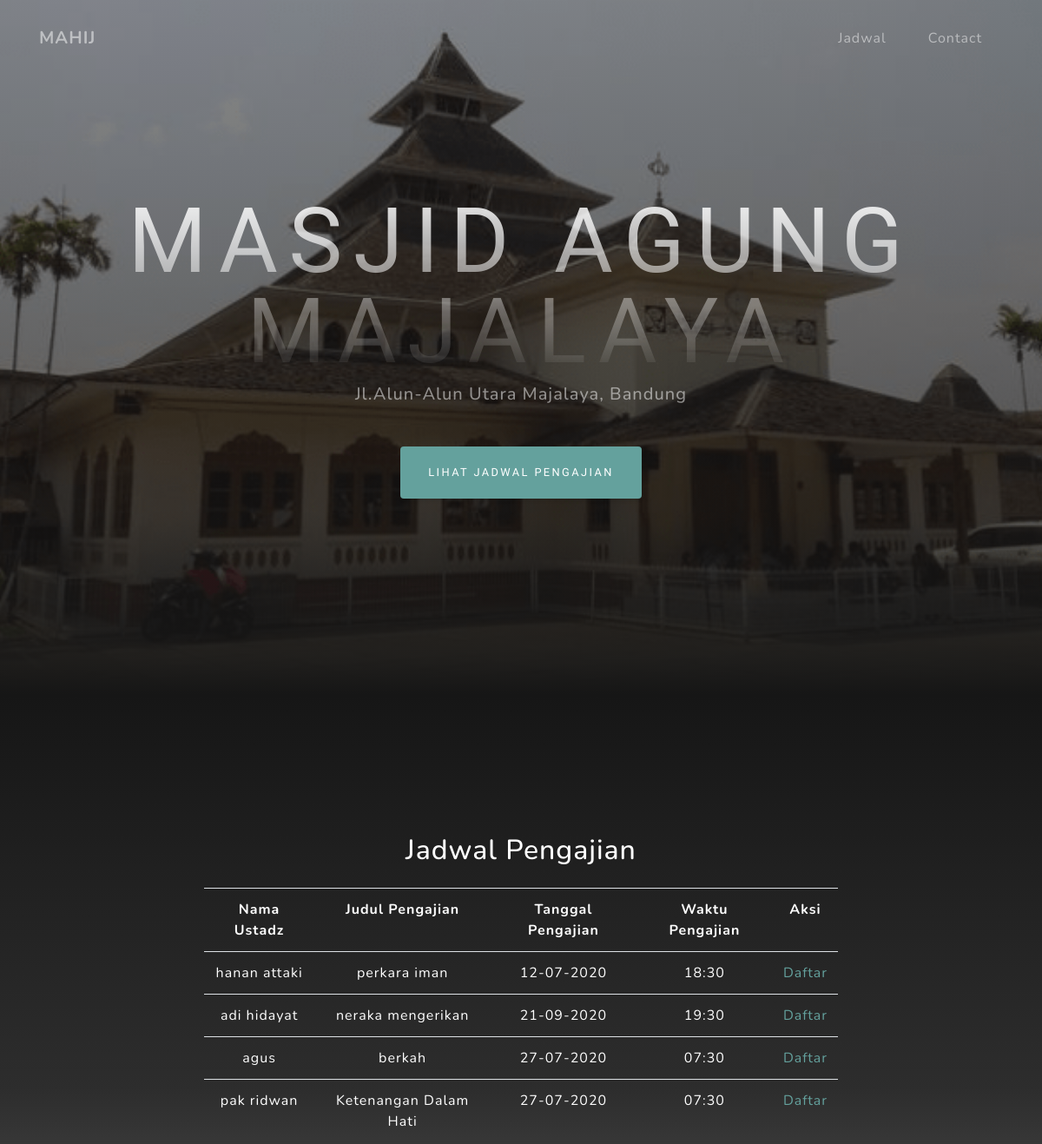
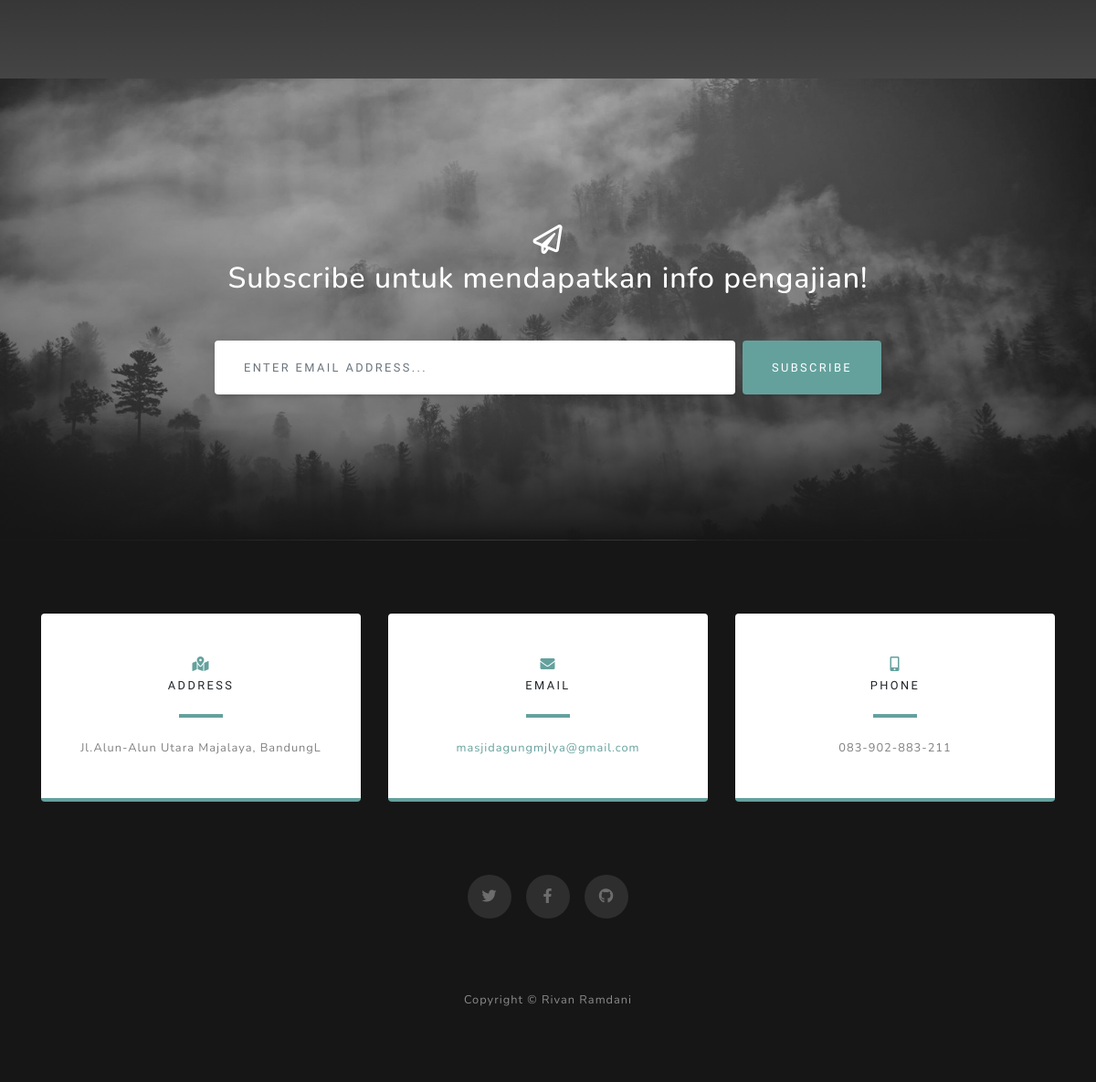
The page / on the database its author committed (2 pictures, top to bottom).
### tables this page shows
CREATE TABLE `pengajian` (
  `id_pengajian` int(11) NOT NULL,
  `nama_ustadz` varchar(128) NOT NULL,
  `judul_pengajian` varchar(256) NOT NULL,
  `tanggal_pengajian` date NOT NULL,
  `jam` varchar(10) NOT NULL
);

### index.php (the view, shortened to what this page needs)
<?php
	require_once 'function/koneksi.php';
?>
<!DOCTYPE html>
<html lang="en">
<head>
  <link href="assets/vendor/bootstrap/css/bootstrap.min.css" rel="stylesheet">
  <link href="assets/vendor/fontawesome-free/css/all.min.css" rel="stylesheet">
  <link href="assets/css/grayscale.css" rel="stylesheet">
</head>
<body id="page-top">
  <nav class="navbar navbar-expand-lg navbar-light fixed-top" id="mainNav">
    <div class="container">
      <a class="navbar-brand js-scroll-trigger" href="#page-top">MAHIJ</a>
      <div class="collapse navbar-collapse" id="navbarResponsive">
        <ul class="navbar-nav ml-auto">
          <li class="nav-item">
            <a class="nav-link js-scroll-trigger" href="#about">Jadwal</a>
          </li>
          <li class="nav-item">
            <a class="nav-link js-scroll-trigger" href="#signup">Contact</a>
          </li>
        </ul>
      </div>
    </div>
  </nav>
  <header class="masthead">
    <div class="container d-flex h-100 align-items-center">
      <div class="mx-auto text-center">
        <h1 class="mx-auto my-0 text-uppercase">Masjid Agung Majalaya</h1>
        <h2 class="text-white-50 mx-auto mt-2 mb-5">Jl.Alun-Alun Utara Majalaya, Bandung</h2>
        <a href="#about" class="btn btn-primary js-scroll-trigger">Lihat Jadwal Pengajian</a>
      </div>
    </div>
  </header>
  <section id="about" class="about-section text-center">
    <div class="container">
      <div class="row">
        <div class="col-lg-8 mx-auto">
          <h2 class="text-white mb-4">Jadwal Pengajian</h2>
          <div class="table-responsive">
            <table class="table text-white">
              <tr>
                <th>Nama Ustadz</th>
                <th>Judul Pengajian</th>
                <th class="text-center">Tanggal Pengajian</th>
                <th class="text-center">Waktu Pengajian</th>
                <th class="text-center">Aksi</th>
              </tr>
              <?php
        				$sql = "SELECT * FROM pengajian";
        				$query = mysqli_query($koneksi, $sql);
        			  ?>
        			 <?php while($row = mysqli_fetch_assoc($query)) : ?>
        				<tr>
        					<td><?php echo $row['nama_ustadz']; ?></td>
        					<td><?php echo $row['judul_pengajian']; ?></td>
        					<td class="text-center"><?php echo date('d-m-Y', strtotime($row['tanggal_pengajian'])); ?></td>
        					<td class="text-center"><?php echo $row['jam']; ?></td>
        					<td class="text-center">
        						<a href="daftar-pengajian.php?id_pengajian=<?php echo $row['id_pengajian']; ?>">Daftar</a>
        					</td>
        				</tr>
        			<?php endwhile; ?>
            </table>
          </div>
        </div>
      </div>
    </div>
    <br><br><br>
  </section>
  <section id="signup" class="signup-section">
    <div class="container">
      <div class="row">
        <div class="col-md-10 col-lg-8 mx-auto text-center">
          <i class="far fa-paper-plane fa-2x mb-2 text-white"></i>
          <h2 class="text-white mb-5">Subscribe untuk mendapatkan info pengajian!</h2>
          <form class="form-inline d-flex" action="subscribe.php" method="post">
            <input type="email" name="email" class="form-control flex-fill mr-0 mr-sm-2 mb-3 mb-sm-0" id="inputEmail" placeholder="Enter email address...">
            <button type="submit" class="btn btn-primary mx-auto">Subscribe</button>
          </form>
        </div>
      </div>
    </div>
  </section>
  <section class="contact-section bg-black">
    <div class="container">
      <div class="row">
        <div class="col-md-4 mb-3 mb-md-0">
          <div class="card py-4 h-100">
            <div class="card-body text-center">
              <i class="fas fa-map-marked-alt text-primary mb-2"></i>
              <h4 class="text-uppercase m-0">Address</h4>
              <hr class="my-4">
              <div class="small text-black-50">Jl.Alun-Alun Utara Majalaya, BandungL</div>
            </div>
          </div>
        </div>
        <div class="col-md-4 mb-3 mb-md-0">
          <div class="card py-4 h-100">
            <div class="card-body text-center">
              <i class="fas fa-envelope text-primary mb-2"></i>
              <h4 class="text-uppercase m-0">Email</h4>
              <hr class="my-4">
              <div class="small text-black-50">
                <a href="#">masjidagungmjlya@gmail.com</a>
              </div>
            </div>
          </div>
        </div>
        <div class="col-md-4 mb-3 mb-md-0">
          <div class="card py-4 h-100">
            <div class="card-body text-center">
              <i class="fas fa-mobile-alt text-primary mb-2"></i>
              <h4 class="text-uppercase m-0">Phone</h4>
              <hr class="my-4">
              <div class="small text-black-50">083-902-883-211</div>
            </div>
          </div>
        </div>
      </div>
      <div class="social d-flex justify-content-center">
        <a href="#" class="mx-2">
          <i class="fab fa-twitter"></i>
        </a>
        <a href="#" class="mx-2">
          <i class="fab fa-facebook-f"></i>
        </a>
        <a href="#" class="mx-2">
          <i class="fab fa-github"></i>
        </a>
      </div>
    </div>
  </section>
  <footer class="bg-black small text-center text-white-50">
    <div class="container">
      Copyright &copy; Rivan Ramdani
    </div>
  </footer>
</body>
</html>

### assets/css/grayscale.css (style rules this page uses)
#mainNav { min-height: 56px; background-color: #fff; }
#mainNav .navbar-brand { color: #161616; font-weight: 700; padding: .9rem 0; }
@media (min-width: 992px) { #mainNav { padding-top: 0; padding-bottom: 0; border-bottom: none; background-color: transparent; transition: background-color 0.3s ease-in-out; } }
@media (min-width: 992px) { #mainNav .navbar-brand { padding: .5rem 0; color: rgba(255, 255, 255, 0.5); } }
@media (min-width: 992px) { #mainNav .nav-link { transition: none; padding: 2rem 1.5rem; color: rgba(255, 255, 255, 0.5); } }
.masthead { position: relative; width: 100%; height: auto; min-height: 35rem; padding: 15rem 0; background: linear-gradient(to bottom, rgba(22, 22, 22, 0.5) 0%, rgba(22, 22, 22, 0.7) 75%, #161616 100%), url("../../assets/img/masjid.png"); background-position: center; background-repeat: no-repeat; background-attachment: scroll; background-size: cover; }
.masthead h1 { font-family: 'Varela Round'; font-size: 2.5rem; line-height: 2.5rem; letter-spacing: 0.8rem; background: -webkit-linear-gradient(rgba(255, 255, 255, 0.9), rgba(255, 255, 255, 0)); -webkit-text-fill-color: transparent; -webkit-background-clip: text; }
.masthead h2 { max-width: 20rem; font-size: 1rem; }
@media (min-width: 768px) { .masthead h1 { font-size: 4rem; line-height: 4rem; } }
@media (min-width: 992px) { .masthead { height: 100vh; padding: 0; } }
@media (min-width: 992px) { .masthead h1 { font-size: 6.5rem; line-height: 6.5rem; letter-spacing: 0.8rem; } }
@media (min-width: 992px) { .masthead h2 { max-width: 30rem; font-size: 1.25rem; } }
.btn { box-shadow: 0 0.1875rem 0.1875rem 0 rgba(0, 0, 0, 0.1) !important; padding: 1.25rem 2rem; font-family: 'Varela Round'; font-size: 80%; text-transform: uppercase; letter-spacing: .15rem; border: 0; }
.btn-primary { background-color: #64a19d; }
.about-section { padding-top: 10rem; background: linear-gradient(to bottom, #161616 0%, rgba(22, 22, 22, 0.9) 75%, rgba(22, 22, 22, 0.8) 100%); }
.signup-section { padding: 10rem 0; background: linear-gradient(to bottom, rgba(22, 22, 22, 0.1) 0%, rgba(22, 22, 22, 0.5) 75%, #161616 100%), url("../img/bg-signup.jpg"); background-position: center; background-repeat: no-repeat; background-attachment: scroll; background-size: cover; }
.signup-section .form-inline input { box-shadow: 0 0.1875rem 0.1875rem 0 rgba(0, 0, 0, 0.1) !important; padding: 1.25rem 2rem; height: auto; font-family: 'Varela Round'; font-size: 80%; text-transform: uppercase; letter-spacing: 0.15rem; border: 0; }
.contact-section { padding: 5rem 0 0; }
.contact-section .card { border: 0; border-bottom: 0.25rem solid #64a19d; }
.contact-section .card h4 { font-size: 0.8rem; font-family: 'Varela Round'; text-transform: uppercase; letter-spacing: 0.15rem; }
.contact-section .card hr { border-color: #64a19d; border-width: 0.25rem; width: 3rem; }
.contact-section .social { margin-top: 5rem; }
.contact-section .social a { text-align: center; height: 3rem; width: 3rem; background: rgba(255, 255, 255, 0.1); border-radius: 100%; line-height: 3rem; color: rgba(255, 255, 255, 0.3); }
body { font-family: 'Nunito'; letter-spacing: 0.0625em; }
a { color: #64a19d; }
.bg-black { background-color: #161616 !important; }
.text-primary { color: #64a19d !important; }
footer { padding: 5rem 0; }

### rows shown on the page
pengajian: nama_ustadz "hanan attaki", judul_pengajian "perkara iman", tanggal_pengajian "12-07-2020", jam "18:30"
pengajian: nama_ustadz "adi hidayat", judul_pengajian "neraka mengerikan", tanggal_pengajian "21-09-2020", jam "19:30"
pengajian: nama_ustadz "agus", judul_pengajian "berkah", tanggal_pengajian "27-07-2020", jam "07:30"
pengajian: nama_ustadz "pak ridwan", judul_pengajian "Ketenangan Dalam Hati", tanggal_pengajian "27-07-2020", jam "07:30"
